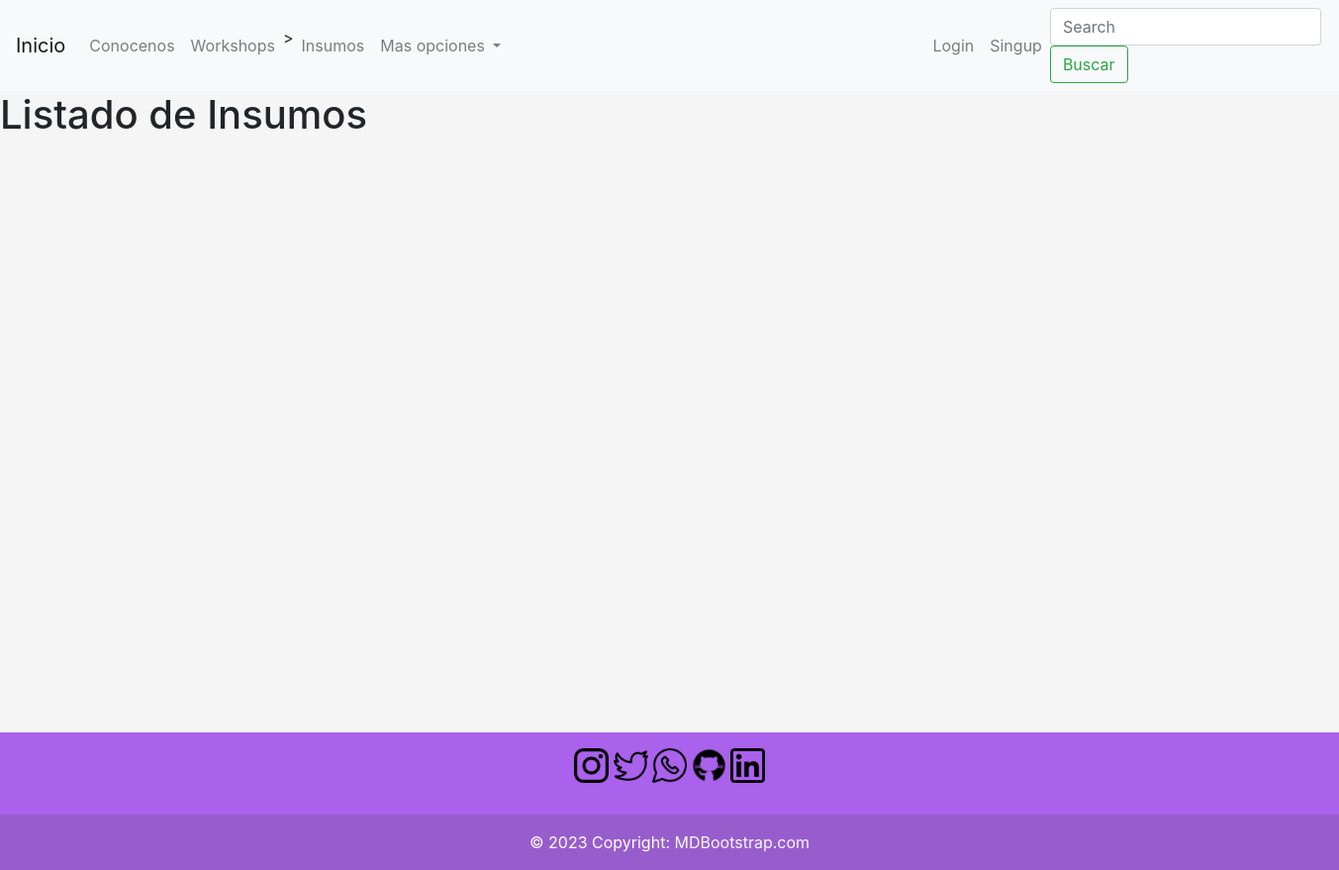
Page /supplies/list-supplies/ on the earlier database version.
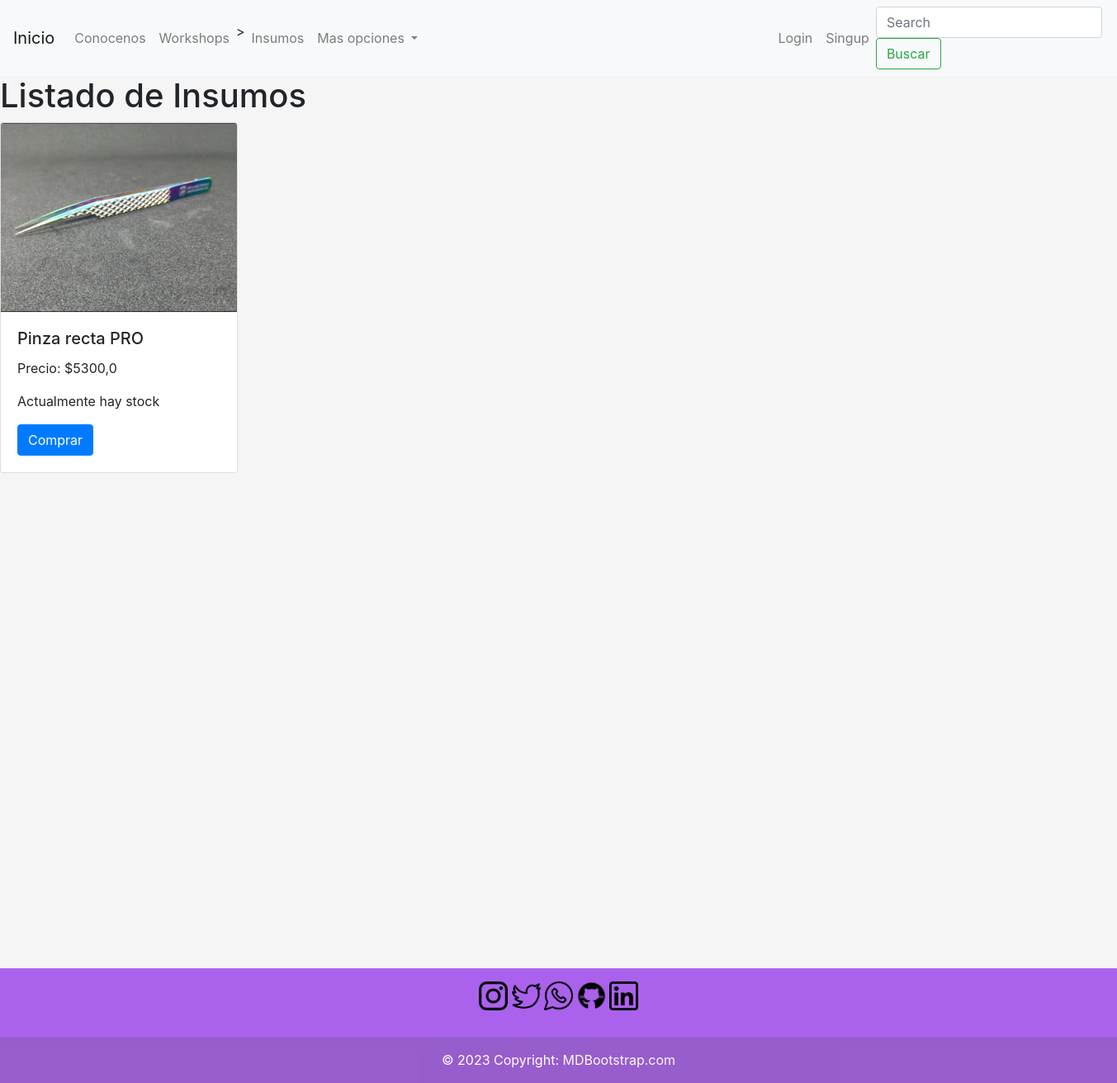
Same page on the later database version.
### supplies/models.py (models this page shows, shortened)
class Supplies(models.Model):
    name = models.CharField(max_length=100)
    price = models.FloatField()
    stock = models.BooleanField(default=True)
    supplie_image = models.ImageField(upload_to='Supplies_images',blank=True, null=True)

### supplies/views.py (the view)
# urls.py: path('list-supplies/', list_supplies),
def list_supplies(request):
    if 'search' in request.GET:
        search = request.GET['search']
        supplies = Supplies.objects.filter(name__icontains=search)
    else:
        supplies = Supplies.objects.all()
    context = {
        'supplies':supplies,
    }
    return render(request, 'supplies/list_supplies.html', context=context)

### templates/supplies/list_supplies.html (shortened to what this page needs)
{% extends 'base.html' %}
{% block content %}
    <h1> Listado de Insumos</h1>
                {% for supplie in supplies %}
                <div class="card" style="width: 18rem;">
                    <img src={{supplie.supplie_image.url}} class="card-img-top">
                    <div class="card-body">
                    <h5 class="card-title">{{supplie.name}}</h5>
                    <p class="card-text">Precio: ${{supplie.price}}</p>
                    {% if supplie.stock == True %}
                        <p>Actualmente hay stock</p>
                    {% else %}
                        <p>Actualmente, nos quedamos sin stock</p>
                    {% endif %}
                    <a href="#" class="btn btn-primary">Comprar</a>
                    </div>
                </div>
                 {% endfor %}
{% endblock %}

Differences in the rows shown:
added Supplies: supplie_image (picture), name "Pinza recta PRO", price "5300,0", stock "Actualmente hay stock"
